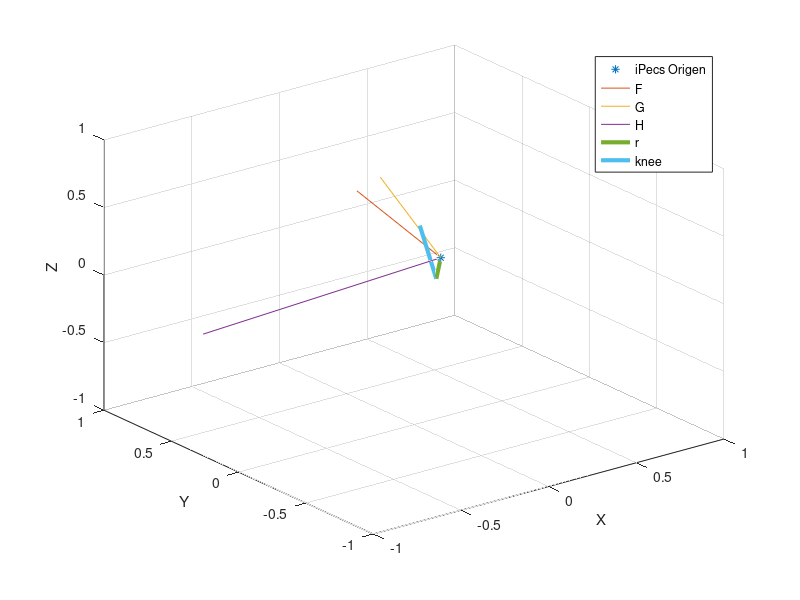

This figure's MATLAB source:

load visual3d_latest.mat
shankAngle_all = shkang{1,1}(:,1);
RSK2_all = RSK2{1,1}(:,1:3);
RSK3_all = RSK3{1,1}(:,1:3);
RSK4_all = RSK4{1,1}(:,1:3);
rKnee_all = RKNEE{1,1}(:,1:3);
vsf_ankle_all = VSF_RANKLE{1,1}(:,1:3);

frames = randi([410 870], 1, 300);
A = cell(length(frames),1);
r = zeros(length(frames),3);

for i= 1: length(frames)
    fN = frames(i); %frame number
    shankframe_origen = [vsf_ankle_all(fN,:)];
    knee = rKnee_all(fN,:);

    rsk4 = RSK4_all(fN,:)
    rsk3 = RSK3_all(fN,:)
    rsk2 = RSK2_all(fN,:)

    v_4to2 = rsk2 - rsk4;
    v_4to2 = v_4to2/norm(v_4to2);
    v_4to3 = rsk3 - rsk4;
    v_4to3 = v_4to3/norm(v_4to3);

    u_firstN = cross(v_4to3, v_4to2);
    u_firstN = u_firstN / norm(u_firstN);

    u_secondN = cross(u_firstN, v_4to3);
    u_secondN = u_secondN / norm(u_secondN);

    ucheck1 = dot(v_4to3, u_firstN);
    ucheck2 = dot(u_firstN, u_secondN);
    ucheck3 = dot(v_4to3, u_secondN);

    F = v_4to3;
    G = u_firstN;
    H = u_secondN;
    r(i,:) = rsk4 - shankframe_origen;

    A(i,:) = {[F.',G.',H.']};
    %identity = A.'*A;
end

%stdDev = cell(length(frames),1);
%rows are column wise
AinCols = zeros(length(frames), 9);
counter = 1;
for i= 1: length(frames)
    for j = 1:9
        curr = A{i}(j);
        AinCols(counter, j) = curr;
    end
    counter = counter + 1;
end

rAverage = mean(r)
rstdDev = std(r)
AAverage = mean(AinCols);
AAverage = reshape(AAverage, [3,3])
AstdDev = std(AinCols);
AstdDev = reshape(AstdDev, [3,3])

figure 
plot3(rsk4(1), rsk4(2), rsk4(3), '*')
hold on
plot3([rsk4(1) F(1)], [rsk4(2) F(2)], [rsk4(3) F(3)])
plot3([rsk4(1) G(1)], [rsk4(2) G(2)], [rsk4(3) G(3)])
plot3([rsk4(1) H(1)], [rsk4(2) H(2)], [rsk4(3) H(3)])
plot3([shankframe_origen(1) rsk4(1)], [shankframe_origen(2) rsk4(2)], [shankframe_origen(3) rsk4(3)],...
    'LineWidth',3)
plot3([shankframe_origen(1) knee(1)], [shankframe_origen(2) knee(2)], [shankframe_origen(3) knee(3)],...
    'LineWidth',3)
xlim([-1 1]);
ylim([-1 1]);
zlim([-1 1]);
legend('iPecs Origen','F', 'G', 'H', 'r', 'knee');
grid on
xlabel('X')
ylabel('Y')
zlabel('Z')
hold off

% figure
% plot3(rsk2(1), rsk2(2), rsk2(3), 'o')
% hold on
% plot3(rsk3(1), rsk3(2), rsk3(3), 'o')
% plot3(rsk4(1), rsk4(2), rsk4(3), 'o')
% plot3(u_firstN(1), u_firstN(2), u_firstN(3), '*')
% plot3(u_secondN(1), u_secondN(2), u_secondN(3), '*')
% plot3([rsk4(1) u_firstN(1)], [rsk4(2) u_firstN(2)], [rsk4(3) u_firstN(3)])
% plot3([rsk4(1) u_secondN(1)], [rsk4(2) u_secondN(2)], [rsk4(3) u_secondN(3)])
% plot3([rsk4(1) rsk3(1)], [rsk4(2) rsk3(2)], [rsk4(3) rsk3(3)])
% legend('RSK2', 'RSK3', 'RSK4', '1', '2','firstN', 'secondN');
% grid on
% xlabel('X')
% ylabel('Y')
% zlabel('Z')

